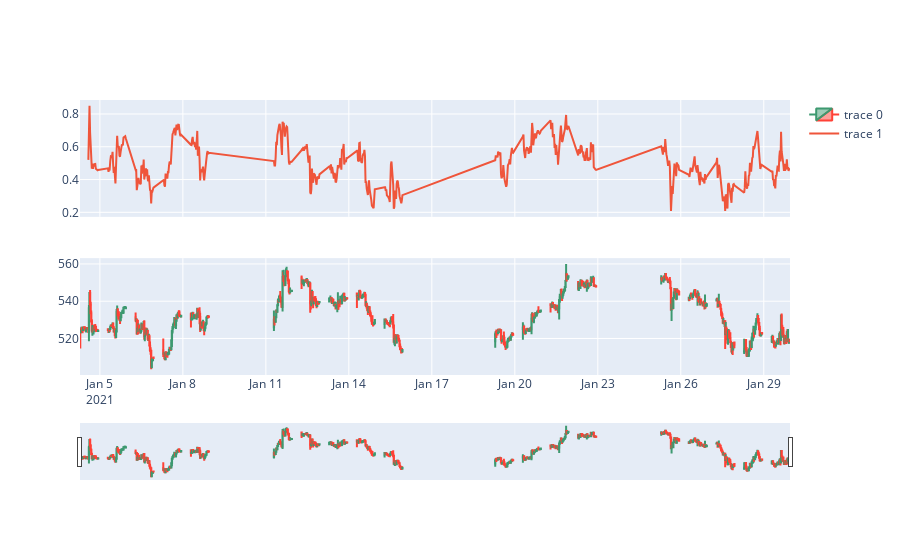

This figure's notebook cell:
### Code cell
import plotly.graph_objects as go
from plotly.subplots import make_subplots

nvda = raw_data[0]
rsi = indicators[0]

fig = make_subplots(rows=2, cols=1, shared_xaxes=True)

fig.add_trace(go.Candlestick(x=nvda.t,
                open=nvda.o,
                high=nvda.h,
                low=nvda.l,
                close=nvda.c), row=2, col=1)

fig.add_trace(go.Scatter(x=nvda.t, y=rsi.values), row=1, col=1)

fig.show()

### Figure 1 — Plotly figure (JSON) as saved in the notebook; plotly's stock layout.template omitted (floating-point values rounded to 4 significant figures; data arrays with more than 128 entries replaced by an {"elided": "..."} marker saying what was removed)
{"data": [{"close": {"elided": "608 float values"}, "high": {"elided": "608 float values"}, "low": {"elided": "608 float values"}, "open": {"elided": "608 float values"}, "type": "candlestick", "x": {"elided": "608 str values"}, "xaxis": "x2", "yaxis": "y2"}, {"type": "scatter", "x": {"elided": "608 str values"}, "xaxis": "x", "y": {"elided": "608 float values"}, "yaxis": "y"}], "layout": {"xaxis": {"anchor": "y", "domain": [0, 1], "matches": "x2", "showticklabels": false}, "xaxis2": {"anchor": "y2", "domain": [0, 1]}, "yaxis": {"anchor": "x", "domain": [0.575, 1]}, "yaxis2": {"anchor": "x2", "domain": [0, 0.425]}}}
